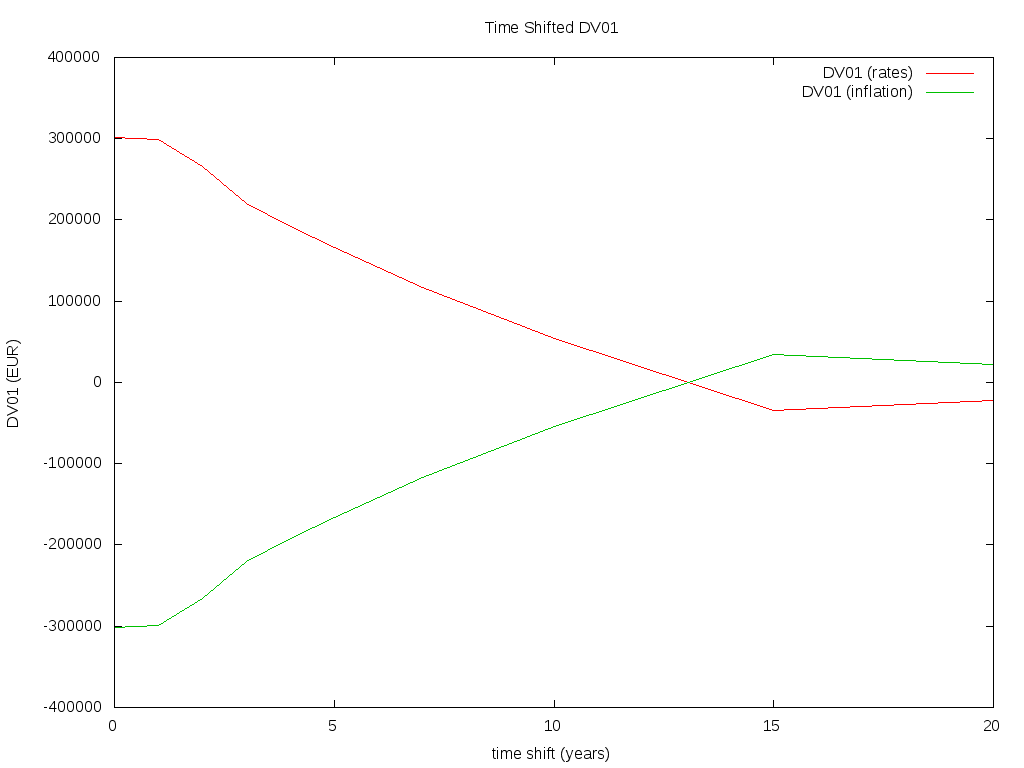

Generate this figure with gnuplot:
set xrange [0:20]
set yrange [*:*]
set format x "%.0f"
set format y "%.0f"
set xlabel "time shift (years)"
set ylabel "DV01 (EUR)"
set title "Time Shifted DV01"
set key default
plot "cpi.dat" using 1:3 with lines title "DV01 (rates)", "cpi.dat" using 1:(-$3) with lines title "DV01 (inflation)"
